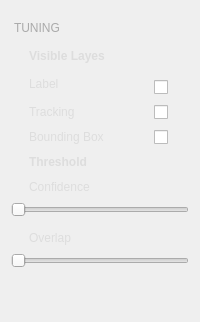
           <widget class="QWidget" name="side_panel_tuning_widget">
            <property name="styleSheet">
             <string notr="true">QLabel {color: #ddd; padding: 5 0 0 15}
QCheckBox{padding: 5 15 0 0}
QSlider{padding: 5 15 0 0}</string>
            </property>
            <layout class="QGridLayout" name="gridLayout">
             <item row="0" column="0" colspan="2">
              <widget class="QLabel" name="tuning_side_panel_label">
               <property name="sizePolicy">
                <sizepolicy hsizetype="Preferred" vsizetype="Fixed">
                 <horstretch>0</horstretch>
                 <verstretch>0</verstretch>
                </sizepolicy>
               </property>
               <property name="styleSheet">
                <string notr="true">color: #aaa; padding: 10 0 3 0</string>
               </property>
               <property name="text">
                <string>TUNING</string>
               </property>
              </widget>
             </item>
             <item row="1" column="0" colspan="2">
              <widget class="QLabel" name="label_14">
               <property name="font">
                <font>
                 <bold>true</bold>
                </font>
               </property>
               <property name="styleSheet">
                <string notr="true">color: #ddd; padding: 5 0 0 15</string>
               </property>
               <property name="text">
                <string>Visible Layes</string>
               </property>
              </widget>
             </item>
             <item row="2" column="0" rowspan="2">
              <widget class="QLabel" name="label_9">
               <property name="styleSheet">
                <string notr="true">color: #ddd; padding: 5 0 0 15</string>
               </property>
               <property name="text">
                <string>Label</string>
               </property>
              </widget>
             </item>
             <item row="3" column="1">
              <widget class="QCheckBox" name="checkBox_2">
               <property name="text">
                <string/>
               </property>
              </widget>
             </item>
             <item row="4" column="0">
              <widget class="QLabel" name="label_10">
               <property name="styleSheet">
                <string notr="true">color: #ddd; padding: 5 0 0 15</string>
               </property>
               <property name="text">
                <string>Tracking</string>
               </property>
              </widget>
             </item>
             <item row="4" column="1">
              <widget class="QCheckBox" name="checkBox_3">
               <property name="sizePolicy">
                <sizepolicy hsizetype="Fixed" vsizetype="Fixed">
                 <horstretch>0</horstretch>
                 <verstretch>0</verstretch>
                </sizepolicy>
               </property>
               <property name="text">
                <string/>
               </property>
              </widget>
             </item>
             <item row="5" column="0">
              <widget class="QLabel" name="label_11">
               <property name="styleSheet">
                <string notr="true">color: #ddd; padding: 5 0 0 15</string>
               </property>
               <property name="text">
                <string>Bounding Box</string>
               </property>
              </widget>
             </item>
             <item row="5" column="1">
              <widget class="QCheckBox" name="checkBox">
               <property name="text">
                <string/>
               </property>
              </widget>
             </item>
             <item row="6" column="0" colspan="2">
              <widget class="QLabel" name="label_13">
               <property name="font">
                <font>
                 <bold>true</bold>
                </font>
               </property>
               <property name="styleSheet">
                <string notr="true">color: #ddd; padding: 5 0 0 15</string>
               </property>
               <property name="text">
                <string>Threshold</string>
               </property>
              </widget>
             </item>
             <item row="7" column="0" colspan="2">
              <widget class="QLabel" name="label_12">
               <property name="styleSheet">
                <string notr="true">color: #ddd; padding: 5 0 0 15</string>
               </property>
               <property name="text">
                <string>Confidence</string>
               </property>
              </widget>
             </item>
             <item row="9" column="0" colspan="2">
              <widget class="QLabel" name="label_15">
               <property name="styleSheet">
                <string notr="true">color: #ddd; padding: 5 0 0 15</string>
               </property>
               <property name="text">
                <string>Overlap</string>
               </property>
              </widget>
             </item>
             <item row="11" column="0">
              <spacer name="side_panel_tuning_widget_spacer">
               <property name="orientation">
                <enum>Qt::Vertical</enum>
               </property>
               <property name="sizeHint" stdset="0">
                <size>
                 <width>20</width>
                 <height>40</height>
                </size>
               </property>
              </spacer>
             </item>
             <item row="8" column="0" colspan="2">
              <widget class="QSlider" name="horizontalSlider_2">
               <property name="orientation">
                <enum>Qt::Horizontal</enum>
               </property>
              </widget>
             </item>
             <item row="10" column="0" colspan="2">
              <widget class="QSlider" name="horizontalSlider">
               <property name="orientation">
                <enum>Qt::Horizontal</enum>
               </property>
              </widget>
             </item>
            </layout>
           </widget>
